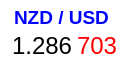
     <widget class="QWidget" name="widget1_8" native="true">
      <property name="geometry">
       <rect>
        <x>430</x>
        <y>80</y>
        <width>137</width>
        <height>68</height>
       </rect>
      </property>
      <property name="styleSheet">
       <string notr="true">background-color: rgb(255, 255, 255);
border-radius: 10px
</string>
      </property>
      <widget class="QLabel" name="labelNZDUSD1">
       <property name="geometry">
        <rect>
         <x>14</x>
         <y>2</y>
         <width>111</width>
         <height>31</height>
        </rect>
       </property>
       <property name="font">
        <font>
         <pointsize>14</pointsize>
         <weight>75</weight>
         <bold>true</bold>
        </font>
       </property>
       <property name="styleSheet">
        <string notr="true">color: rgb(0, 0, 255);
</string>
       </property>
       <property name="text">
        <string>NZD / USD</string>
       </property>
      </widget>
      <widget class="QLabel" name="labelNZDUSD2">
       <property name="geometry">
        <rect>
         <x>12</x>
         <y>30</y>
         <width>61</width>
         <height>31</height>
        </rect>
       </property>
       <property name="font">
        <font>
         <pointsize>18</pointsize>
        </font>
       </property>
       <property name="styleSheet">
        <string notr="true"/>
       </property>
       <property name="text">
        <string>1.286</string>
       </property>
      </widget>
      <widget class="QLabel" name="labelNZDUSD3">
       <property name="geometry">
        <rect>
         <x>77</x>
         <y>30</y>
         <width>41</width>
         <height>31</height>
        </rect>
       </property>
       <property name="font">
        <font>
         <pointsize>18</pointsize>
        </font>
       </property>
       <property name="styleSheet">
        <string notr="true">color: rgb(255, 0, 0);
</string>
       </property>
       <property name="text">
        <string>703</string>
       </property>
      </widget>
     </widget>
